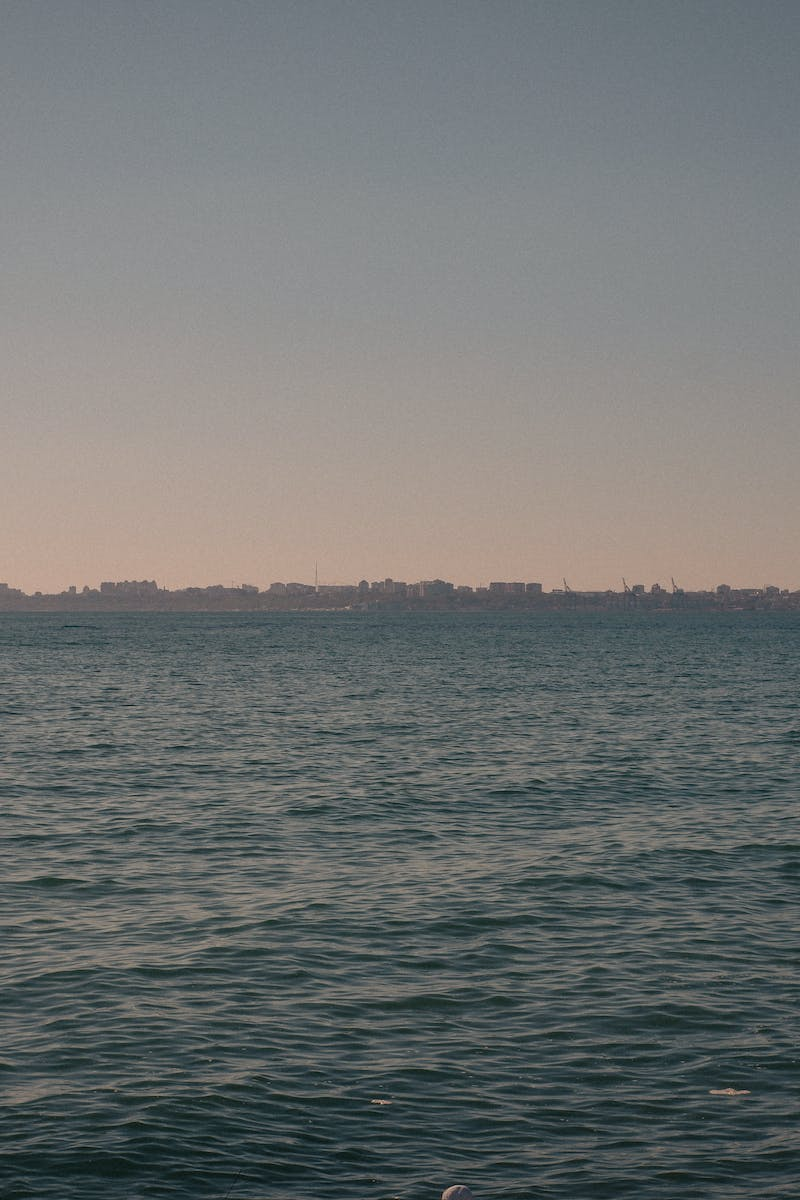
#> input picture quo_img.jpg, 800 x 1200 px
$ python edit.py
#> lines starting #> are read from the running program, lines starting #| are printed output that depends on the picture
from PIL import Image, ImageDraw, ImageFont

def draw_text_with_wrapping(draw, text, font, max_width):
    words = text.split()
    lines = []
    current_line = words[0]

    for word in words[1:]:
        # cond - adding next word exceeds maximum width
        if draw.textbbox((0, 0), current_line + ' ' + word, font=font)[2] <= max_width:
            current_line += ' ' + word
        else:
            lines.append(current_line)
            current_line = word

    lines.append(current_line)
    return lines

#loading image
image = Image.open("quo_img.jpg")
#> image is the input picture: PIL image 800x1200 RGB; mean R, G, B 110.1, 113.6, 113

# Create a drawing object
draw = ImageDraw.Draw(image)
with open ("quote.txt","r") as text_file:
#> (reads quote.txt from the repository)
    text_content= text_file.readline()
font_size = 40
font = ImageFont.truetype("arial.ttf", font_size)

# Maximum wrapping width
max_width = 400

#  position to center text
image_width, image_height = image.size
#> image_width = 800; image_height = 1200
text_x = (image_width - max_width) // 2
#> text_x = 200
text_y = 150

# Draw wrapped text
wrapped_lines = draw_text_with_wrapping(draw, text_content, font, max_width)
#> wrapped_lines = ['Our lives are a sum', 'total of the choices', 'we have', 'made.-Wayne Dyer']

for i, line in enumerate(wrapped_lines):
    bbox = draw.textbbox((text_x, text_y + i * font.getmask(line).getbbox()[3]), line, font=font)
    draw.text((text_x, text_y + i * (bbox[3] - bbox[1])), line, font=font, fill=(255, 255, 255))
#> this loop made 4 passes
#> (line, bbox) on passes 1 to 4: ('Our lives are a sum', (200, 158, 590, 188)), ('total of the choices', (200, 188, 584, 218)), ('we have', (200, 218, 368, 248)), ('made.-Wayne Dyer', (200, 272, 583, 310))

image.save("final_img.jpg")
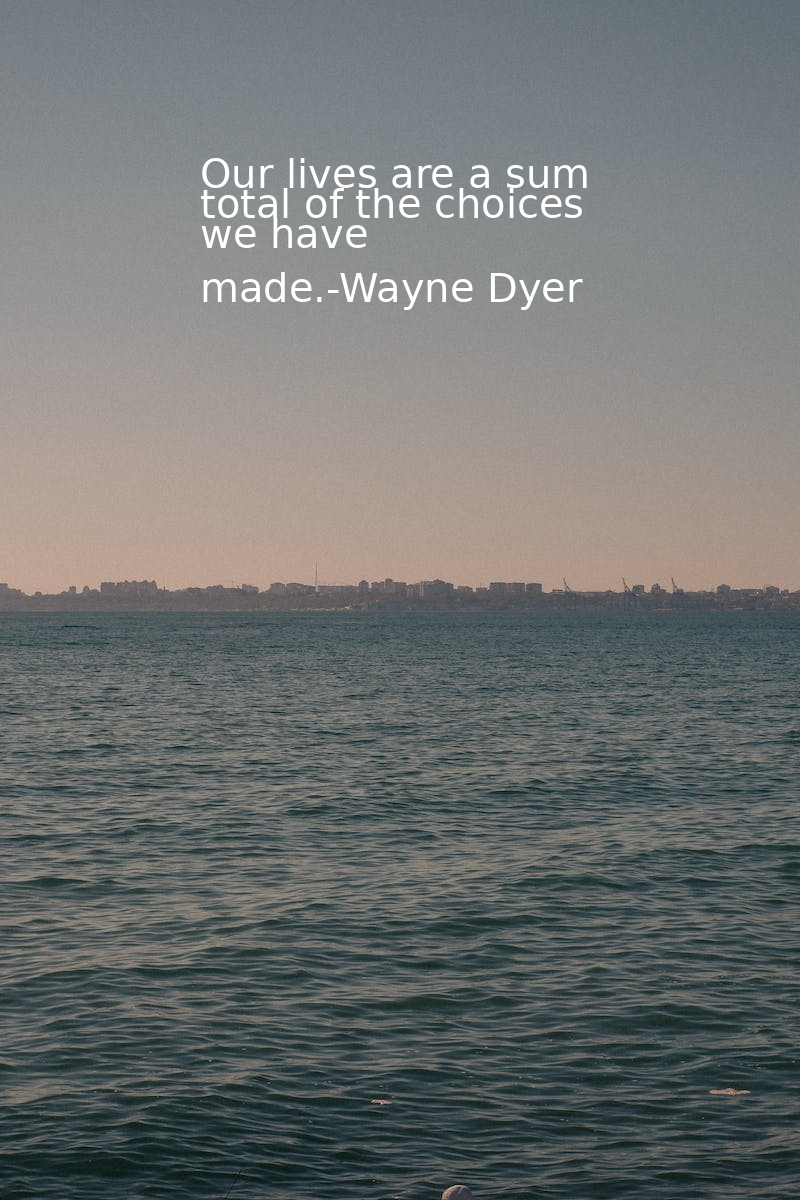
#> saved as final_img.jpg: PIL image 800x1200 RGB; mean R, G, B 111.3, 114.8, 114.2
image.show()
